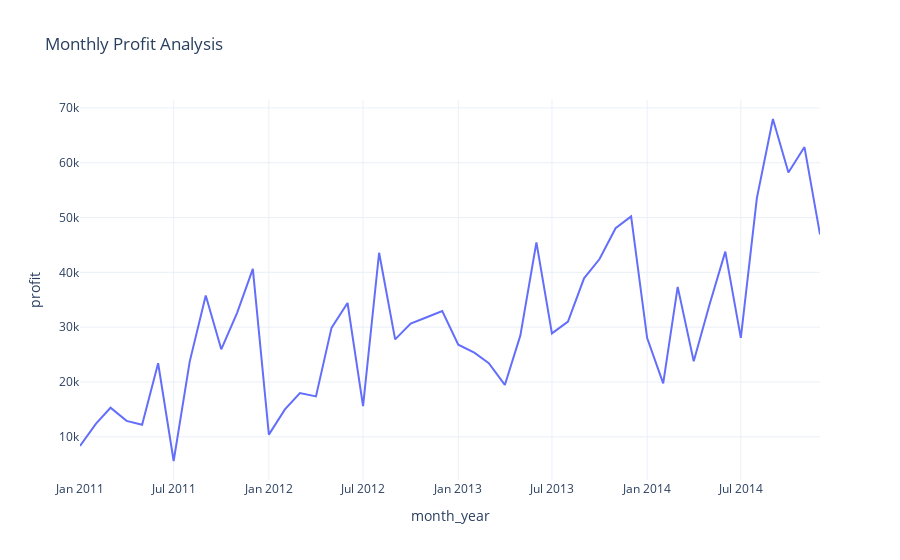

Notebook cell for this chart:
### Markdown cell above
# 4. Monthly profit

### Code cell
profit_by_month = df.groupby('month_year')['profit'].sum().reset_index()
fig = px.line(profit_by_month, x='month_year', y='profit', title='Monthly Profit Analysis')
fig.show()

### Figure 1 — Plotly figure (JSON) as saved in the notebook; plotly's stock layout.template omitted (floating-point values rounded to 4 significant figures)
{"data": [{"hovertemplate": "month_year=%{x}<br>profit=%{y}<extra></extra>", "legendgroup": "", "line": {"color": "#636efa", "dash": "solid"}, "marker": {"symbol": "circle"}, "mode": "lines", "name": "", "orientation": "v", "showlegend": false, "type": "scatter", "x": ["2011-01", "2011-02", "2011-03", "2011-04", "2011-05", "2011-06", "2011-07", "2011-08", "2011-09", "2011-10", "2011-11", "2011-12", "2012-01", "2012-02", "2012-03", "2012-04", "2012-05", "2012-06", "2012-07", "2012-08", "2012-09", "2012-10", "2012-11", "2012-12", "2013-01", "2013-02", "2013-03", "2013-04", "2013-05", "2013-06", "2013-07", "2013-08", "2013-09", "2013-10", "2013-11", "2013-12", "2014-01", "2014-02", "2014-03", "2014-04", "2014-05", "2014-06", "2014-07", "2014-08", "2014-09", "2014-10", "2014-11", "2014-12"], "xaxis": "x", "y": [8322.0, 12420.0, 15300.0, 12900.0, 12180.0, 23420.0, 5585.0, 23710.0, 35780.0, 25960.0, 32710.0, 40650.0, 10400.0, 15000.0, 17990.0, 17370.0, 29880.0, 34410.0, 15590.0, 43570.0, 27780.0, 30660.0, 31820.0, 32950.0, 26810.0, 25340.0, 23430.0, 19460.0, 28500.0, 45480.0, 28860.0, 31020.0, 38910.0, 42430.0, 48060.0, 50200.0, 28000.0, 19750.0, 37360.0, 23780.0, 33950.0, 43780.0, 28040.0, 53540.0, 67980.0, 58210.0, 62860.0, 46920.0], "yaxis": "y"}], "layout": {"autosize": true, "legend": {"tracegroupgap": 0}, "title": {"text": "Monthly Profit Analysis"}, "xaxis": {"anchor": "y", "autorange": true, "domain": [0, 1], "range": ["2011-01-01", "2014-12-01"], "title": {"text": "month_year"}, "type": "date"}, "yaxis": {"anchor": "x", "autorange": true, "domain": [0, 1], "range": [2119.0, 71450.0], "title": {"text": "profit"}, "type": "linear"}}}
